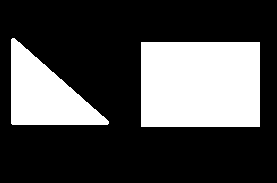
#> input picture LiveSessions/Regression/RegressionNoteBook/SignatureTest.png, 277 x 183 px
$ jupyter execute --allow-errors UpgradCaseStudy.ipynb   (shell and % lines are left out)   (older library calls are emulated)
#> lines starting #> are read from the running program, lines starting #| are printed output that depends on the picture; after the words box and inside, x2 and y2 are one past the last pixel; in counts of white or black regions, pixels touching at a corner belong together
# Case Study: Linear and Logistic Regression in Image Processing Tasks

## What we will discuss today...

### 1. Basic Introduction of Regression

-  #### a. What is regression?

-  #### b. Applications of Regression

### 2. Case Study: Basic Geometrical Shape Detection in Images


-  ####   a. Object Detection Problem?

- ####   b. How to prepare dataset?

- ####   c. What kind of features required?

- ####   d. Shape signatures as the features.

- #### e. Prepare feature set for traiining our model

- #### f. Train our Logistic Regression model to predict shapes in the Images.

- #### g. Test the classifier on images.

### 3. Case Study: Color image to Gray image conversion using Linear Regression

- #### Data Preparation
- #### Model Training
- #### Model Testing

# What is Regression?

Regression analysis is a form of predictive modelling technique which investigates the relationship between a dependent (target) and independent variable (s) (predictor). Regression analysis is an important tool for modelling and analyzing data. Now when we talk about linear regression the relationship between dependent and independent variable can be describe by a linear line model by simple line equation; while in case of non linear regression the relationship can be describe using a curve modeled by some polynomial equation as follow:

Now as our current scope is limited to linear regression only, we will emphasize two flavours of it

- Simple linear regression
- Logistic Regression

Now while simple linear regression follows a straight line equation to fit the relationship between input and output variable; logistic regression gives probabilties at the output.

Equation for Linear Regression

While we can write explanation of logistic regression with context of linear equation as follows:

so you can see when we apply sigmoid function to the output of linear regression it get converts into class probabilities, which can easily be used for class predictions.

# Application of Regression

## Prominent applications of linear regression are :

1. Financial forecasting
2. Software cost prediction, software effort prediction and software quality assurance.
3. Restructuring of the budget : Organization or Country
4. Crime Data Mining : Predicting the crime rate of a states based on drug usage, number of gangs, human trafficking, and Killings.

## Applications of Logistic Regression :

1. Image Segmentation and Categorization
2. Geographic Image Processing
3. Handwriting recognition
4. Healthcare : Analyzing a group of over million people for myocardial infarction within a period of 10 years is an application area of logistic regression.
5. Prediction whether a person is depressed or not based on bag of words from the corpus seems to be conveniently solvable using logistic regression and SVM.

# Case Study: Object Detection and Classification using Regression

## What is an Image ?

An image is just another numerical matrix which you have seen in your maths classes earlier; you can apply any algebric operation on it as you can apply on any other matrix; these operations may be simple maths such as addition, subtraction, multiplication etc. or it may be any complex analysis such as singular vector decomposition or principle component analysis. we can represent an image as following:

## Object Detection Problem in Image processing

Object detection is the problem of finding and classifying a variable number of objects on an image. The important difference is the “variable” part. In contrast with problems like classification, the output of object detection is variable in length, since the number of objects detected may change from image to image.

#### Application of Object detection and classification

- Tracking objects
- Video surveillance
- Pedestrian detection
- Anomaly detection
- People Counting
- Self driving cars
- Face detection

### So what we will going to do?

Well; we will going to work on a very basic yet very interesting and Practical problem which can be consider as an introduction to the world of object detection.

our target is to get following task achieved:

Our input will be:

And Output will be:

### So How the hell we gonna do that!!!

Well answer is quite simple for that, we will train a Classifier to this work for us!

But before moving forward lets see how we can deal with this problem using a Machine learning based frame work

## Generalize Machine Learning framework

We will start our journey with data preparation

# Data Preparation

We will train a shape classifier for 4 different shapes i.e. Circles, Penatgons, Tiangles and Rectangles, for making a simple training data we will use microsoft paint brush; with the use of this application we will create 4 different images which will look like this:

If you will see we have used white color for our shapes and black for the background, our task will be extract individual shape from the image and extract their boundary structure.

# Shape Signature as the features

We will use shape signatures as the features of the object, features in image processing are the information which helps to differentiate between two regions present in the image for example we can use color values as features for differentiating between red circle and blue circle, or may be we can use their relative positions in the image for this purpose.

As we are currently working with shape identification we will use shape signatures for that.

### What is shape signature?

Well shape signature is nothing but the difference of each point lying on the object boundary with center of the object, we can show this with the help of following figure:

As you can see the center of the object is average value of all boundary points.
Difference between boundary coordinate and center will be calculated with the help of euclidean distance.

Figure above shows an interpretation of the shape signatures where you can see distances for circle is same for all the points of the boundary while in case of rectangle we are getting different peaks in the curve.

to find out the differences between center and boundary we will use euclidean distance metric:

where x1 and y1 are the centers and x2 and y2 are the boundry points.

we can write a Python method to get these shape signatures:

[cell 1]
#Import NumPy library for algebric operations on matrices and arrays
import numpy as np

#Here is the method to findout euclidean distance
def Signature(boundary):

    #Mean of the object boundaries will be the center of the object
    centroid = np.mean(boundary,axis=0)

    #Here is the distance metric
    distance = np.sqrt(np.sum(np.square(boundary-centroid),axis=1))
    return distance,centroid

But how to extract the boundary of the object???

Well for that we will follow these steps:

1. Read the Images
2. If there are color images, convert them into gray scale.(Because it is very difficult to work on color images).
3. Threshold the images such that all the objects have white color and background have black color.
4. Apply OpenCV function to get individual object's boundary.
5. Get object signature.

For all image related operations we will going to use OpenCV library, which consist of all image processing related fucntions and uitilities to load and show the images.

we will write a function which will give us object's signature whenever we will pass the images to it.
Functions listening will be as follows:

[cell 2]
#This Method will give us signatures of shapes present in the input Image
def getFeatures(im,npoints=32,isBinary=False,backGround='Black'):

    # IM is the input image. it is a numpy array.
    # NPOINTS are the number of points we want in the signature array.
    # ISBINARY is the flag which determine whether the input image is a binary image or not

    #Lets start with extracting the image shape information
    imshape = np.shape(im)

    #We will use shape information to determine whether the image is a color image or a binary one.
    if imshape[2]==3:

        #If image is a color image it will have 3 Channels so we will convert it into single channel image.
        im = cv2.cvtColor(im,cv2.COLOR_BGR2GRAY)

    # If input image is not a binary image we will threshold it here to separate back ground and foreground
    if backGround=='White':Method = cv2.THRESH_BINARY_INV
    else:Method = cv2.THRESH_BINARY

    if not isBinary:
        _,im = cv2.threshold(im,200,255,Method)

    #In this line we will extract boundary information for different objects present in the image,
    #it will store boundary information regarding all the objects in a list so that we can extract it using simple indexing.
    _, contours, _= cv2.findContours(im,cv2.RETR_TREE,cv2.CHAIN_APPROX_NONE)

    #Once we got the boundary we can store these boundaries in an array
    features = []

    #We will also store the centers of each object for future usage
    centers =[]

    #Now Here we will find out signature of each individual shape
    for contour in contours:
        contour = np.reshape(contour,[len(contour),2])

        #Here we will call our Signature function we have written earlier it will give us signature for each object
        sig,cent = Signature(contour)

        #Normalize signature with its maximum distance value so that all values will be between 0 and 1
        #It will also helps us to get robustness for the variation in object size.
        sig = sig/np.max(sig)
        points = np.linspace(0, len(sig)-1, npoints,dtype="uint16")

        # we will select required number of points from the whole signature from the regular interval
        #It will help us to reduce the dimension of the final feature set
        sigComp = sig[points]

        #Append each signature to the final feature set
        features.append(sigComp)

        #Append each center to the final center set
        centers.append(cent)
    #Here we will return the extracted values.
    return np.array(features),np.array(centers),contours

Now lets quickly load an image and see how our signature are look like:

[cell 3]
#First we will load an Image using opencv library
import cv2
#We will use matplotlib to show the images
import matplotlib.pyplot as plt

#Here we read the image from the directory
im = cv2.imread('SignatureTest.png')
#> im is the input picture: shape (183, 277, 3); 29% white; 2 white regions, box (x1, y1, x2, y2) and area: (141, 42, 260, 127) 10115, (11, 38, 109, 125) 4584

#Show the image loaded
plt.imshow(im)

So as you can see there are two objects in the image one is triangle and other is rectangle, now we will pass this image to our function getFeatures() and plot the signatures for both the shapes

[cell 4]
#Now lets find shape signatures of the image
sign,_,_ = getFeatures(im,512)
#> in getFeatures, `_, contours, _= cv2.findContours(im,cv2.RETR_TREE,cv2.CHAIN_APPROX_NONE)`: contours = 2 contours; box (x1, y1, x2, y2) and area: (141, 42, 260, 127) 9912, (11, 38, 109, 125) 4443
#> the loop in getFeatures, `for contour in contours:` made 2 passes
#> cent on passes 1 to 2: [200, 84], [45.3, 95.21]
#> after the loop in getFeatures, `for contour in contours:`: centers = [[200, 84], [45.3, 95.21]]; features = 2 items

#Now once we got the signatures lets plot it and see how we doing
for i in range(len(sign)):
    plt.subplot(1,2,i+1)
    plt.plot(sign[i])
#> this loop made 2 passes
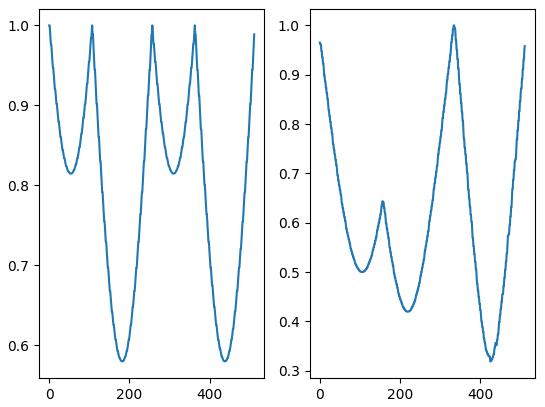
#> figure drawn by matplotlib, 2 panels; panel 1: curve peaks at x = 0, y = 1; panel 2: curve peaks at x = 334, y = 1

Can you see there!! we can clearly see difference in two images; in one plot there are 4 peaks while in the other one there are 3 peaks. it shows us that our code is working as expected.

So I think we are already to create our Training data from those 4 shape images with 4 class; for that we will write following function it will create training set in following steps:

1. Read each shape image from the given path.
2. Extract contours for the shapes present in the image.
3. Get Signature features for each object present in the image.
4. Append all the extracted features from all the training shapes into one matrix.

Following function will implement exactly same steps:

[cell 5]
def CreateDataset():

    #Let's start with defining the image name which consist shape variants
    images2read = ['Pentagons.png','Rectangles.png','Triangles.png','Circles.png']

    #We will extract 512 point from the signature so that maximum information can be utilize
    npoints=512

    #Create an empty list to store class names
    labels = []

    #This array will store all the signatures from all the images.
    data = np.array(np.zeros((1,npoints),dtype='uint16'));

    #Intialize a variable which takes account of class label
    class_var = 0

    #Lets start reading images one by one and extract features out of them
    for image_name in images2read:

            #Read image by name
            im = cv2.imread(image_name)
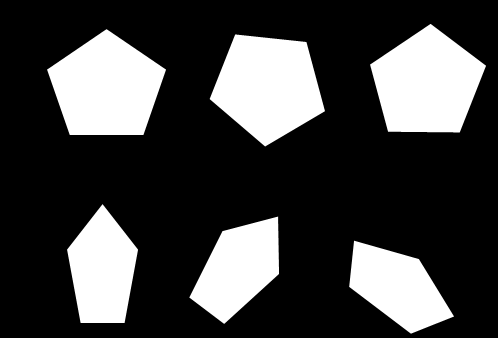
#> input picture LiveSessions/Regression/RegressionNoteBook/Pentagons.png, 498 x 338 px
#> im is the input picture: shape (338, 498, 3); min 0, max 255, mean 65.5

            #Extract Features from the Image
            features,_,_ = getFeatures(im, npoints,True)
#> in getFeatures (call 2), `_, contours, _= cv2.findContours(im,cv2.RETR_TREE,cv2.CHAIN_APPROX_NONE)`: contours = 6 contours; box (x1, y1, x2, y2) and area: (209, 34, 325, 147) 8702, (47, 29, 166, 135) 8698, (370, 24, 486, 133) 8696, (67, 204, 138, 323) 5832, (189, 216, 279, 324) 5808, (349, 240, 454, 334) 5594
#> the loop in getFeatures (call 2), `for contour in contours:` made 6 passes
#> cent on passes 1 to 6: [396.3, 285.2], [239.6, 264.5], [102.1, 272], [268.8, 83.55], [106, 89.56], [425.7, 86.04]

            #Append the extracted features into final feature set
            data = np.append(data,features,axis=0)

            #Same we will do for class variable
            lab = [class_var for i in range(len(features))]
#> lab = [0, 0, 0, 0, 0, 0]

            #Once done with one kind of shapes increase the class label
            class_var+=1

            #Append labels into final label set
            labels = np.append(labels,lab)
#> labels = [0, 0, 0, 0, 0, 0]

    data = np.delete(data, (0), axis=0)
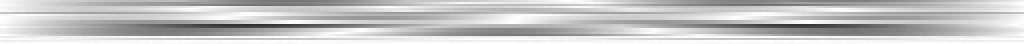
#> data: shape (22, 512) float64 (shown 2 times larger); min 0.183, max 1, mean 0.771

    #Return data and label matrices
    return np.array(data),np.array(labels)

Let's quickly check whether we implemented our functions correctly or not

[cell 6]
#Lets create two variables to store the data set and labels
data,labels = CreateDataset()
#> labels = 22 values from 0 to 3

#Check the shape of data
print('Data shape: ',np.shape(data))
#| Data shape:  (22, 512)
print('Label shape: ',np.shape(labels))
#| Label shape:  (22,)

from sklearn.decomposition import PCA as sklearnPCA
import pandas as pd

# X = pd.DataFrame(data)
# X_norm = (X - X.min())/(X.max() - X.min())

pca = sklearnPCA(n_components=2)
transformed = pd.DataFrame(pca.fit_transform(data))
#> transformed = table of 22 rows and 2 columns

plt.scatter(transformed[labels==0][0], transformed[labels==0][1], label='Pentagon', c='red')
plt.scatter(transformed[labels==1][0], transformed[labels==1][1], label='Rectangle', c='blue')
plt.scatter(transformed[labels==2][0], transformed[labels==2][1], label='Triangle', c='black')
plt.scatter(transformed[labels==3][0], transformed[labels==3][1], label='Circle', c='Green')

plt.legend()
plt.show()
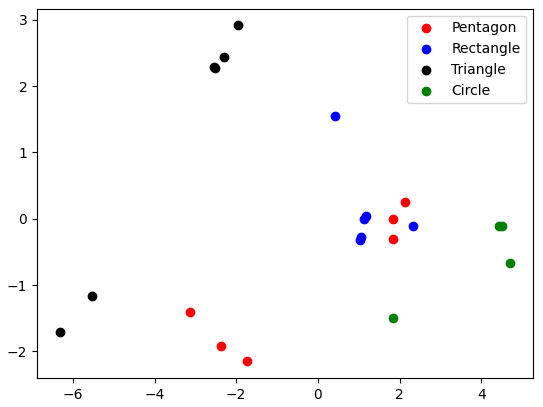
#> figure drawn by matplotlib, 1 panel

So as you can see we are getting data matrix with the shape of 22 rows and 512 columns as expected while label matrix with 22 rows and one column. so we are good to go for the training of our classifier.

Now we will write one more method to train the dataset, as we are working with classification problem, we will use logistic regression as the classifier of choice. we will use scikit learn library for that, it an extremly ppopular library amongst data science community for its easy to use syntex.

Following are the steps for training

1. Load the images and create signature based feature set.
2. Create a logistic classifier object.
3. Train the classifier with the default parameters.
4. Check the predictions are correct or not.
5. Store the classifier on the disk.

[cell 7]
from sklearn.linear_model import LogisticRegression
from sklearn.metrics import r2_score,mean_squared_error
from sklearn.model_selection import train_test_split
import pickle

def TrainClassifier():

    #Create training set using CreateDataset method
    sign,labels = CreateDataset()
#> labels = 22 values from 0 to 3
    sign_train,sign_test,labels_train,labels_test = train_test_split(sign,labels,test_size=0.33,random_state=42)
#> labels_train = [0, 0, 2, 2, 3, 2, 0, 1, 3, 1, 1, 2, 3, 1]; labels_test = [0, 2, 1, 0, 2, 0, 3, 1]
    #Create the LR classifier object
    model = LogisticRegression()

    #Let's train the classifier with its default parameters
    model.fit(sign_train, labels_train)

    print("Model Trained Succesfully!!!")
    #Get class probabilties on the training data
    prob = model.predict_proba(sign_test)
#> prob = [[0.737, 0.107, 0.139, 0.016], [0.14, 0.0106, 0.849, 0.00106], [0.0883, 0.856, 0.0241, 0.0316], [0.622, 0.167, 0.147, 0.0631], [0.0496, 0.0144, 0.934, 0.00171], [0.748, 0.091, 0.0234, 0.137], [0.0638, 0.0681, 0.00361, 0.864], [0.117, 0.804, 0.0229, 0.0565]]

    #Choose class label with the highest probability
    predictions = np.argmax(prob,1)
#> predictions = [0, 2, 1, 0, 2, 0, 3, 1]

    #Print the predicted class labels with the Actual ones for comparison
    for pred,lab in zip(predictions,labels_test):
        print('Predicted: %.f Actual: %.f'%(pred,lab))
#> this loop made 8 passes
#> (pred, lab) on passes 1 to 8: (0, 0), (2, 2), (1, 1), (0, 0), (2, 2), (0, 0), (3, 3), (1, 1)
#> (printed output is left out)

    print("\nError made by our classifier on test set is: %.2f"%mean_squared_error(labels_test,predictions))
#| Error made by our classifier on test set is: 0.00
    print("Variance score of our model: %.2f"%r2_score(labels_test,predictions))
#| Variance score of our model: 1.00


    #If everything looks fine store the classifier on the disk
    model_path = 'D:/GoogleDrive/TechDocuments/Webinars/LogisticRegression/RegressionNoteBook/shape_logistic.sav'
    pickle.dump(model,open(model_path,'wb'))
    return model

So this is the time to train our classifier on training set lets see what happens

[cell 8]
model = TrainClassifier()

So you can clearly see above that each instance is perfectly classified by our classifier with default parameters. Lets see what was the default hyper-parameters of model.

[cell 9]
print("Let's see the hyper-parameters for the model:\n\n",model)
print("\nFollowing are tthe regression Coefficients",model.coef_)

So we are all set to test our classifier to the test image. following will be the steps of testing:

1. Load classifier from the defined path.
2. Read test image.
3. Extract shape features for the objects present in the image.
4. Get class probabilties extracted feature instances using trained classifier.
5. Choose class label with highest probability as prediction of classifier.
6. To detect outlier we can put some threshold on the probabilty.

[cell 10]
def test():

    #Lets first define number of points required in signature(it must be same as training data)
    npoints = 512

    #Location of test Image
    testPath = 'various shapes.png'
    model_path = 'shape_logistic.sav'

    #Read the image
    im = cv2.imread(testPath)
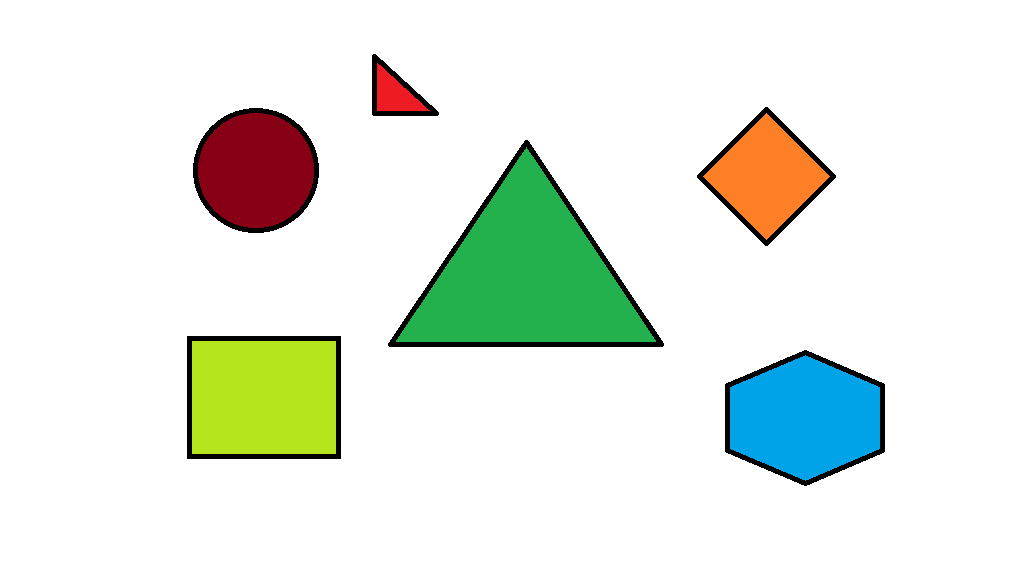
#> input picture LiveSessions/Regression/RegressionNoteBook/various shapes.png, 1013 x 561 px
#> im is the input picture: shape (561, 1013, 3); mean B, G, R 226, 235.4, 228.3

    #Show image
    plt.figure(figsize=(14,14))
    plt.imshow(im)

    #Extract features from the image
    features,centers,contours = getFeatures(im, npoints,False,backGround='White')
#> (the rest of the program and of its run is left out)
